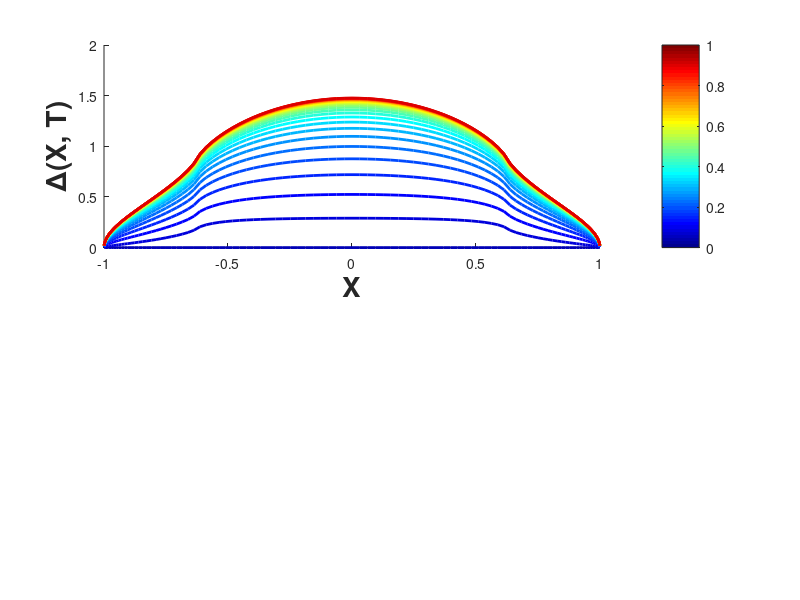

Write the MATLAB code that produced this figure. (Note: this script raises an error after producing the figure.)
clear;
clc;

% MATLAB code to solve the provided system of linear equations and plot the results

% Constants and parameters
a = 1e-4;                   % half Crack length, m                                         
theta = 0.625;                 % Crack Geometry, b/a
b = a * theta;                   % Mineralization length, m
n = 100;                    % Number of spatial nodes
T = 3;                      % Total time
M = 1000;                   % Number of time intervals
B = 0.7081374184;                    % Constant B in D_ij
sigma_0 = 2e7;             % far-field stress at depth of 500m
p_c = 1.89625e8;          % p_c, crystallization pressure
dt = T / M;                 % Time step size
sample_time_pick = 25;     % selected time number

fontSize_label = 20;
fontSize_title = 22;
fontSize_axis = 18;


% Variables
x = cos(pi * (1:n-1) / n);           % x_i values
s = cos(pi * (2*(1:n) - 1) / (2*n)); % s_j values
t = linspace(0, T, M+1);             % t_m values
F = zeros(n, M+1);                   % Initialize F(s_j, t_m)
delta = zeros(n-1, M+1);             % Initialize delta(x_i, t_m)
sigma_yy = zeros(n-1, M+1);          % Initialize sigma_yy(x_i, t_m)
kappa = zeros(1, M+1);               % Initialize kappa(x_1, t_m)

% Compute P_ij for all i, j
P = zeros(n-1, n);
for i = 1:n-1
    for j = 1:n
        P(i, j) = (pi - acos(x(i))) / n + 2 / n * sum((sin(pi * (1:n-1)) - sin((1:n-1) * acos(x(i)))) ...
                  .* cos((1:n-1) * acos(s(j))) ./ (1:n-1));
    end
end

% Compute C_ij and D_ij for all i, j
C = zeros(n-1, n);
D = zeros(n-1, n);
for i = 1:n-1
    for j = 1:n
        C(i, j) = 1 / ((x(i) - s(j)) * n);
        D(i, j) = (B * M / T) * P(i, j);
    end
end

% Solving the system iteratively for each time step
for m = 2:M+1
    A = zeros(n, n);  % System matrix
    b = zeros(n, 1);  % Right-hand side vector
    
    % Fill A and b based on the conditions
    for i = 1:n-1
        if abs(x(i)) < theta
            A(i, :) = (C(i, :) + D(i, :));
            b(i) = 2 - (2*sigma_0/p_c) + sum(D(i, :) .* F(:, m-1).');  % F(s_j, t_{m-1})
        else
            A(i, :) = C(i, :);
            b(i) =  - (2*sigma_0/p_c);
        end
    end
    A(n, :) = 1;  % Sum constraint
    
    % Solve the linear system A * f = b
    f = A \ b;
    F(:, m) = f;

    % Compute delta for each x_i and t_m
    delta(:, m) = P * F(:, m);

    % Compute sigma_yy for each x_i and t_m
    for i = 1:n-1
        sigma_yy(i, m) = (1/2) * (1/n) * sum(F(:, m).' ./ (x(i) - s)) + (sigma_0/p_c);
    end
    
    % Compute kappa for x_1 and t_m
    kappa(m) = (sqrt(2)/4) * (delta(1, m) / sqrt(1 - x(1)));
end

% Plotting at ten specific time steps
figure;
plotIndices = round(linspace(1, M+1, sample_time_pick));  % Indices of time steps to plot

colors = jet(length(plotIndices));  % Generate a colormap using 'jet' for rainbow colors

subplot(2, 1, 1);
hold on;
for i = 1:length(plotIndices)
    plot(x, delta(:, plotIndices(i)),'Color', colors(i,:),'LineWidth', 2);
end
hold off;
xlabel('X', 'FontSize', fontSize_label, 'FontWeight', 'bold');
ylabel('\Delta(X, T)', 'FontSize', fontSize_label, 'FontWeight', 'bold');
% title('Non-dimensional displacement along the crack, \Delta(X, T)', 'FontSize', fontSize_title, 'FontWeight', 'bold');
colormap(jet); % Set colormap
colorbar('Ticks',linspace(0,1,5),'TickLabels', arrayfun(@(idx) sprintf('T=%.3f', t(plotIndices(idx))), linspace(1, sample_time_pick, 5), 'UniformOutput', false));
set(gca, 'FontSize', fontSize_axis);
set(gca,'box','on');
% ylim([0,2])


subplot(2, 1, 2);
hold on;
for i = 1:length(plotIndices)
    plot(x, sigma_yy(:, plotIndices(i)),'Color', colors(i,:), 'LineWidth', 2);
end
hold off;
xlabel('X', 'FontSize', fontSize_label, 'FontWeight', 'bold');
ylabel('P(X, T)', 'FontSize', fontSize_label, 'FontWeight', 'bold');
% title('Non-dimensional stress along the crack, P(X, T)', 'FontSize', fontSize_title, 'FontWeight', 'bold');
colormap(jet); % Set colormap
colorbar('Ticks',linspace(0,1,5),'TickLabels', arrayfun(@(idx) sprintf('T=%.3f', t(plotIndices(idx))), linspace(1, sample_time_pick, 5), 'UniformOutput', false));
set(gca, 'FontSize', fontSize_axis);
set(gca,'box','on');



% subplot(3, 1, 3);
% hold on;
% plot(t(plotIndices),kappa(plotIndices),  '-', 'LineWidth', 1.5);
% hold off;
% xlabel('T', 'FontSize', fontSize_label, 'FontWeight', 'bold');
% ylabel('$\hat{K}$', 'Interpreter', 'latex', 'FontSize', fontSize_label, 'FontWeight', 'bold');
% title('Time to reach the stress intensity factor at crack tip in non-dimensional', 'FontSize', fontSize_title, 'FontWeight', 'bold');
% set(gca, 'FontSize', fontSize_axis);
% set(gca,'box','on');

